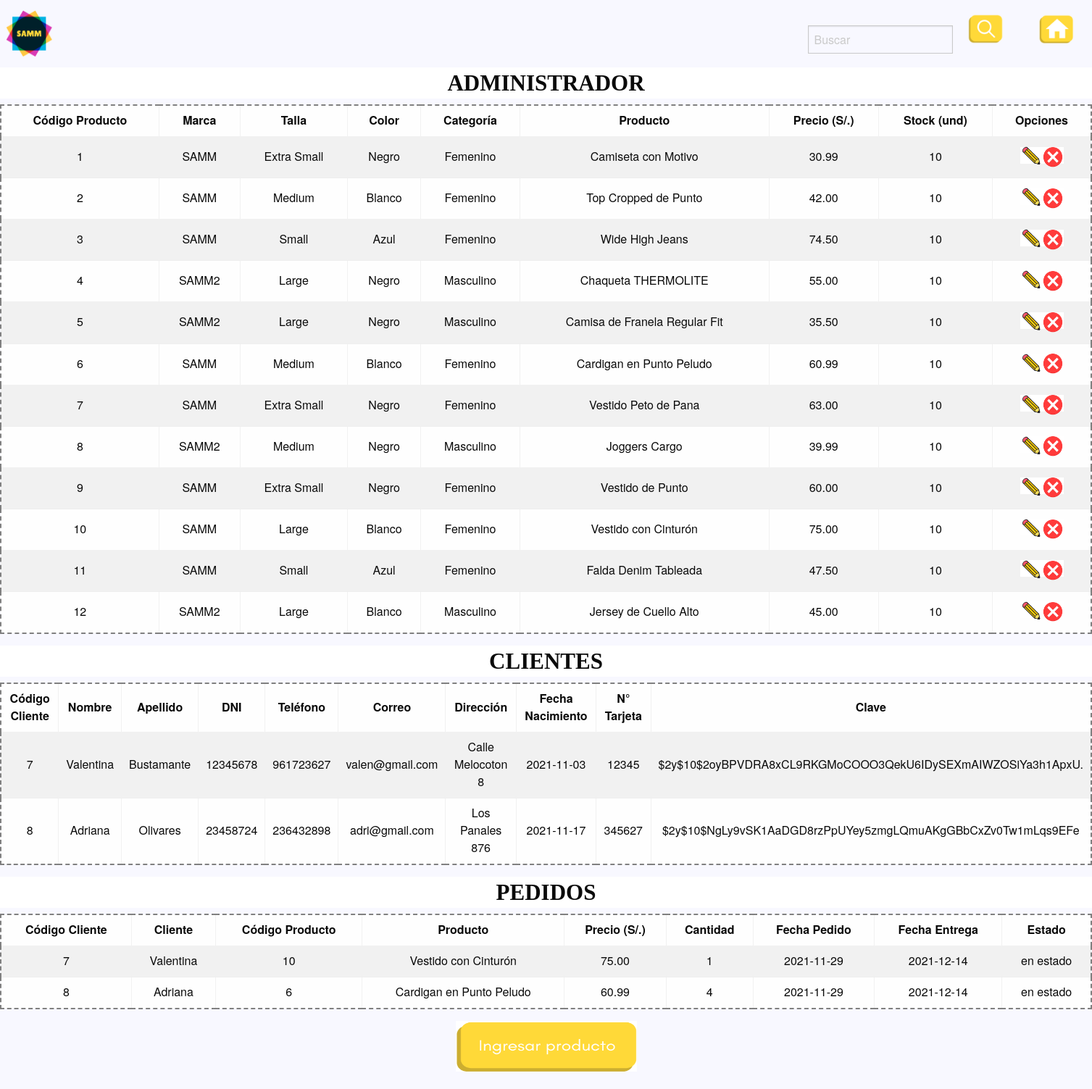
Screenshot of /administrador.php with the database file from the repository.
### tables this page shows
CREATE TABLE `producto` (
  `codigo_producto` int(5) NOT NULL,
  `codigo_marca` int(5) NOT NULL,
  `codigo_talla` int(5) NOT NULL,
  `codigo_color` int(5) NOT NULL,
  `codigo_categoria` int(5) NOT NULL,
  `nombre_producto` varchar(80) NOT NULL,
  `precio` decimal(10,2) NOT NULL,
  `stock` int(5) NOT NULL,
  `descripcion` text NOT NULL
);

CREATE TABLE `marca` (
  `codigo_marca` int(5) NOT NULL,
  `nombre_marca` varchar(50) NOT NULL
);

CREATE TABLE `talla` (
  `codigo_talla` int(5) NOT NULL,
  `nombre_talla` varchar(50) NOT NULL
);

CREATE TABLE `colores` (
  `codigo_color` int(5) NOT NULL,
  `nombre_color` varchar(50) NOT NULL
);

CREATE TABLE `categoria` (
  `codigo_categoria` int(5) NOT NULL,
  `nombre_categoria` varchar(50) NOT NULL
);

CREATE TABLE `cliente` (
  `codigo_cliente` int(5) NOT NULL,
  `codigo_postal` int(5) NOT NULL,
  `nombre_cliente` varchar(40) NOT NULL,
  `apellido_cliente` varchar(40) NOT NULL,
  `dni` varchar(10) NOT NULL,
  `telefono` varchar(20) NOT NULL,
  `correo` varchar(60) NOT NULL,
  `clave` varchar(60) NOT NULL,
  `direccion` varchar(100) NOT NULL,
  `fecha_nacimiento` date NOT NULL,
  `numero_tarjeta` int(20) NOT NULL
);

CREATE TABLE `carrito` (
  `codigo_producto` int(5) NOT NULL,
  `codigo_pedido` int(5) NOT NULL,
  `cantidad` int(5) NOT NULL
);

CREATE TABLE `pedido` (
  `codigo_pedido` int(5) NOT NULL,
  `codigo_cliente` int(5) NOT NULL,
  `codigo_pago` int(5) NOT NULL,
  `fecha_pedido` date NOT NULL,
  `fecha_entrega` date NOT NULL,
  `estado_pedido` varchar(20) NOT NULL
);

### productos_model.php (called while the page is built, shortened)
<?php
include "conexion.php";
function obtener_producto($nombre=FALSE){
  global $link;
  if($nombre==FALSE){
    $result=mysqli_query($link, "SELECT p.codigo_producto, m.nombre_marca, t.nombre_talla, c.nombre_color, ct.nombre_categoria, p.nombre_producto, p.precio, p.stock FROM producto p INNER JOIN marca m ON m.codigo_marca = p.codigo_marca INNER JOIN talla t ON t.codigo_talla = p.codigo_talla INNER JOIN colores c ON c.codigo_color = p.codigo_color INNER JOIN categoria ct ON ct.codigo_categoria = p.codigo_categoria ORDER BY p.codigo_producto") or die ("Algo ha ido mal en la consulta a la base de datos");
  }
  return $result;
 }
function obtener_cliente($nombre=FALSE){
  global $link;
  if($nombre==FALSE){
    $result=mysqli_query($link, "SELECT * FROM cliente") or die ("Algo ha ido mal en la consulta a la base de datos");
  }else{
    $result=mysqli_query($link, "SELECT * FROM cliente") or die ("Algo ha ido mal en la consulta a la base de datos");
  }
  return $result;
 }
?>

### administrador.php (the view, shortened to what this page needs)
<?php
include "productos_model.php";
?>
<!doctype html>
<html class="no-js" lang="en" dir="ltr">
<head>
    <link rel="stylesheet" href="css/foundation.css">
    <link rel="stylesheet" href="css/app.css">
</head>
<body>
<div class="top-bar" id="mainNavigation">
  <div class="top-bar-left">
    <ul class="menu vertical medium-horizontal">
      <img src="img/logo.png" width="65px">
    </ul>
  </div>
  <div class="top-bar-right">
    <ul class="menu vertical medium-horizontal">
        <a>
      <form action="administrador.php" method="post">
            <input type="text" name="buscar" placeholder="Buscar">
            <input type="image" src="img/buscar.png" id="sombra" width="50px">
      </form>
        </a>
      <a href="index.php"><img id="sombra" src="img/inicio.png" width="50px"></a>
    </ul>
  </div>
</div>
    <div class="titulo">
    <h3>ADMINISTRADOR</h3>
    </div>
<table id="tabla" border=2>
<tr>
<td id="negrita">Código Producto</td>
<td id="negrita">Marca</td>
<td id="negrita">Talla</td>
<td id="negrita">Color</td>
<td id="negrita">Categoría</td>
<td id="negrita">Producto</td>
<td id="negrita">Precio (S/.)</td>
<td id="negrita">Stock (und)</td>
<td id="negrita">Opciones</td>
</tr>
<?php
if($_POST){
    $resultado=obtener_producto($_POST["buscar"]);
}else{
    $resultado=obtener_producto();
}
while($row=mysqli_fetch_array($resultado)){?>
<tr>
<td><?php echo $row['codigo_producto'];?></td>
<td><?php echo $row['nombre_marca'];?></td>
<td><?php echo $row['nombre_talla'];?></td>
<td><?php echo $row['nombre_color'];?></td>
<td><?php echo $row['nombre_categoria'];?></td>
<td><?php echo $row['nombre_producto'];?></td>
<td><?php echo $row['precio'];?></td>
<td><?php echo $row['stock'];?></td>
<td><a href="editar_producto.php?cod=<?php echo $row['codigo_producto'];?>"><img src="img/lapiz.png" width="30px" height="30px"></a><a href="borrar_producto.php?codigo=<?php echo $row['codigo_producto'];?>"><img src="img/x.png" width="30px" height="30px"></a></td>
</tr>
<?php }?>
</table>
<div class="titulo">
    <h3>CLIENTES</h3>
    </div>
<table id="tabla" border=2>
<tr>
<td id="negrita">Código Cliente</td>
<td id="negrita">Nombre</td>
<td id="negrita">Apellido</td>
<td id="negrita">DNI</td>
<td id="negrita">Teléfono</td>
<td id="negrita">Correo</td>
<td id="negrita">Dirección</td>
<td id="negrita">Fecha Nacimiento</td>
<td id="negrita">N° Tarjeta</td>
<td id="negrita">Clave</td>
</tr>
<?php
if($_POST){
    $resultado2=obtener_cliente($_POST["buscar"]);
}else{
    $resultado2=obtener_cliente();
}
while($row2=mysqli_fetch_array($resultado2)){?>
<tr>
<td><?php echo $row2['codigo_cliente'];?></td>
<td><?php echo $row2['nombre_cliente'];?></td>
<td><?php echo $row2['apellido_cliente'];?></td>
<td><?php echo $row2['dni'];?></td>
<td><?php echo $row2['telefono'];?></td>
<td><?php echo $row2['correo'];?></td>
<td><?php echo $row2['direccion'];?></td>
<td><?php echo $row2['fecha_nacimiento'];?></td>
<td><?php echo $row2['numero_tarjeta'];?></td>
<td><?php echo $row2['clave'];?></td>
</tr>
<?php }?>
</table>
<div class="titulo">
    <h3>PEDIDOS</h3>
    </div>
<table id="tabla" border=2>
<tr>
<td id="negrita">Código Cliente</td>
<td id="negrita">Cliente</td>
<td id="negrita">Código Producto</td>
<td id="negrita">Producto</td>
<td id="negrita">Precio (S/.)</td>
<td id="negrita">Cantidad</td>
<td id="negrita">Fecha Pedido</td>
<td id="negrita">Fecha Entrega</td>
<td id="negrita">Estado</td>
</tr>
<?php
$consulta="SELECT * FROM producto pr INNER JOIN carrito c ON pr.codigo_producto=c.codigo_producto INNER JOIN pedido p ON c.codigo_pedido=p.codigo_pedido INNER JOIN cliente cl ON cl.codigo_cliente=p.codigo_cliente ORDER BY cl.codigo_cliente";
$datos=mysqli_query($link, $consulta);
while($fila=mysqli_fetch_array($datos)){
?>
<tr>
<td><?php echo $fila['codigo_cliente'];?></td>
<td><?php echo $fila['nombre_cliente'];?></td>
<td><?php echo $fila['codigo_producto'];?></td>
<td><?php echo $fila['nombre_producto'];?></td>
<td><?php echo $fila['precio'];?></td>
<td><?php echo $fila['cantidad'];?></td>
<td><?php echo $fila['fecha_pedido'];?></td>
<td><?php echo $fila['fecha_entrega'];?></td>
<td><?php echo $fila['estado_pedido'];?></td>
<?php }?>
</tr>
</table>
<a href="ingresar_producto.php"><img id="compras" src="img/ingresar.png" width="150px"></a>
    <br>
</body>
</html>

### rows the page displays
producto: codigo_producto "1", codigo_marca.nombre_marca "SAMM", codigo_talla.nombre_talla "Extra Small", codigo_color.nombre_color "Negro", codigo_categoria.nombre_categoria "Femenino", nombre_producto "Camiseta con Motivo", precio "30.99", stock "10"
producto: codigo_producto "2", codigo_marca.nombre_marca "SAMM", codigo_talla.nombre_talla "Medium", codigo_color.nombre_color "Blanco", codigo_categoria.nombre_categoria "Femenino", nombre_producto "Top Cropped de Punto", precio "42.00", stock "10"
producto: codigo_producto "3", codigo_marca.nombre_marca "SAMM", codigo_talla.nombre_talla "Small", codigo_color.nombre_color "Azul", codigo_categoria.nombre_categoria "Femenino", nombre_producto "Wide High Jeans", precio "74.50", stock "10"
producto: codigo_producto "4", codigo_marca.nombre_marca "SAMM2", codigo_talla.nombre_talla "Large", codigo_color.nombre_color "Negro", codigo_categoria.nombre_categoria "Masculino", nombre_producto "Chaqueta THERMOLITE", precio "55.00", stock "10"
producto: codigo_producto "5", codigo_marca.nombre_marca "SAMM2", codigo_talla.nombre_talla "Large", codigo_color.nombre_color "Negro", codigo_categoria.nombre_categoria "Masculino", nombre_producto "Camisa de Franela Regular Fit", precio "35.50", stock "10"
producto: codigo_producto "6", codigo_marca.nombre_marca "SAMM", codigo_talla.nombre_talla "Medium", codigo_color.nombre_color "Blanco", codigo_categoria.nombre_categoria "Femenino", nombre_producto "Cardigan en Punto Peludo", precio "60.99", stock "10", cliente.codigo_cliente "8", cliente.nombre_cliente "Adriana", carrito.codigo_producto "6", carrito.cantidad "4", pedido.fecha_pedido "2021-11-29", pedido.fecha_entrega "2021-12-14", pedido.estado_pedido "en estado"
producto: codigo_producto "7", codigo_marca.nombre_marca "SAMM", codigo_talla.nombre_talla "Extra Small", codigo_color.nombre_color "Negro", codigo_categoria.nombre_categoria "Femenino", nombre_producto "Vestido Peto de Pana", precio "63.00", stock "10"
producto: codigo_producto "8", codigo_marca.nombre_marca "SAMM2", codigo_talla.nombre_talla "Medium", codigo_color.nombre_color "Negro", codigo_categoria.nombre_categoria "Masculino", nombre_producto "Joggers Cargo", precio "39.99", stock "10"
producto: codigo_producto "9", codigo_marca.nombre_marca "SAMM", codigo_talla.nombre_talla "Extra Small", codigo_color.nombre_color "Negro", codigo_categoria.nombre_categoria "Femenino", nombre_producto "Vestido de Punto", precio "60.00", stock "10"
producto: codigo_producto "10", codigo_marca.nombre_marca "SAMM", codigo_talla.nombre_talla "Large", codigo_color.nombre_color "Blanco", codigo_categoria.nombre_categoria "Femenino", nombre_producto "Vestido con Cinturón", precio "75.00", stock "10", cliente.codigo_cliente "7", cliente.nombre_cliente "Valentina", carrito.codigo_producto "10", carrito.cantidad "1", pedido.fecha_pedido "2021-11-29", pedido.fecha_entrega "2021-12-14", pedido.estado_pedido "en estado"
producto: codigo_producto "11", codigo_marca.nombre_marca "SAMM", codigo_talla.nombre_talla "Small", codigo_color.nombre_color "Azul", codigo_categoria.nombre_categoria "Femenino", nombre_producto "Falda Denim Tableada", precio "47.50", stock "10"
producto: codigo_producto "12", codigo_marca.nombre_marca "SAMM2", codigo_talla.nombre_talla "Large", codigo_color.nombre_color "Blanco", codigo_categoria.nombre_categoria "Masculino", nombre_producto "Jersey de Cuello Alto", precio "45.00", stock "10"
cliente: codigo_cliente "7", nombre_cliente "Valentina", apellido_cliente "Bustamante", dni "12345678", telefono "961723627", correo "valen@gmail.com", direccion "Calle Melocoton 8", fecha_nacimiento "2021-11-03", numero_tarjeta "12345", clave "$2y$10$2oyBPVDRA8xCL9RKGMoCOOO3QekU6IDySEXmAIWZOSiYa3h1ApxU."
cliente: codigo_cliente "8", nombre_cliente "Adriana", apellido_cliente "Olivares", dni "23458724", telefono "236432898", correo "adri@gmail.com", direccion "Los Panales 876", fecha_nacimiento "2021-11-17", numero_tarjeta "345627", clave "$2y$10$NgLy9vSK1AaDGD8rzPpUYey5zmgLQmuAKgGBbCxZv0Tw1mLqs9EFe"
